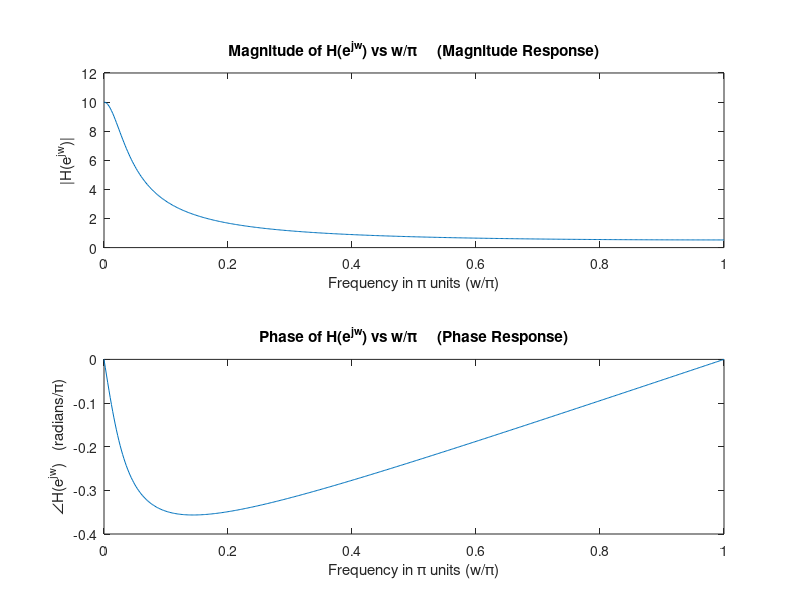

Source code (MATLAB):
% [Chp 3 Section 3.3 Page 75]
%
%  EXAMPLE 3.13
%  
%  Determine the frequency response H(ejω) of a system characterized by, 
%           h[n] = (0.9)^n u[n] 
%  Plot the magnitude and the phase responses.
%

% >>>>> solution <<<<<

% analyzing the DTFT formula, resultant H(e^jw) equation is,
%           H(e^jw) = 1 / (1 - 0.9e^-jw)
%                   = e^jw / (e^jw - 0.9)

w = 0:pi/500:pi;                            % w = [0, pi] (501 values)

% dtft{h[n]} = H(e^jw) = e^jw / (e^jw - 0.9)
Hw =  exp(1i*w) ./ (exp(1i*w) - 0.9);

% obtain mag., phase of H(w)
Hw_mag = abs(Hw);
Hw_ang = angle(Hw);

% plot the mag. and phase of H(w)
fig = figure;
subplot(2, 1, 1);
plot(w/pi, Hw_mag);
xlabel('Frequency in \pi units (w/\pi)');
ylabel('|H(e^{jw})|');
title('Magnitude of H(e^{jw}) vs w/\pi     (Magnitude Response)');
subplot(2, 1, 2);
plot(w/pi, Hw_ang/pi);
xlabel('Frequency in \pi units (w/\pi)');
ylabel('∠H(e^{jw})   (radians/\pi)');
title({'';'Phase of H(e^{jw}) vs w/\pi     (Phase Response)'});

